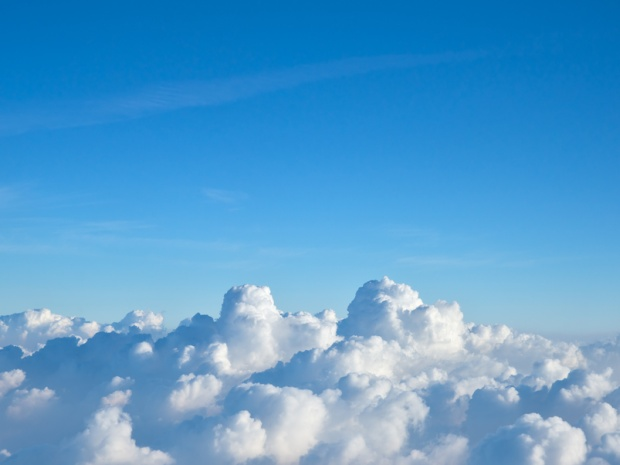
#> input picture image/cloud38.jpg, 620 x 465 px
$ python gg.py
#> lines starting #> are read from the running program, lines starting #| are printed output that depends on the picture
from PIL import Image
img = Image.open("cloud38.jpg")
#> img is the input picture: PIL image 620x465 RGB; mean R, G, B 86.3, 157.4, 206.7

w, h = img.size
#> w = 620; h = 465
imR = Image.new("RGB",(w,h),(0,0,0))
#> imR: PIL image 620x465 RGB; every value is 0
imG = Image.new("RGB",(w,h),(0,0,0))
imB = Image.new("RGB",(w,h),(0,0,0))
imMax = Image.new("RGB",(w,h),(0,0,0))
imMin = Image.new("RGB",(w,h),(0,0,0))
imMean = Image.new("RGB",(w,h),(0,0,0))


for i in range(w):
    for j in range(h):
        r, g, b = img.getpixel((i, j))
        maxi = max(r,g,b)
        mini = min(r,g,b)
        mean = int((r+g+b)//3)
        imR.putpixel((i,j),(r,r,r))
        imG.putpixel((i,j),(g,g,g))
        imB.putpixel((i,j),(b,b,b))
        imMax.putpixel((i,j), (maxi,maxi,maxi))
        imMin.putpixel((i,j), (mini,mini,mini))
        imMean.putpixel((i,j), (mean,mean,mean))
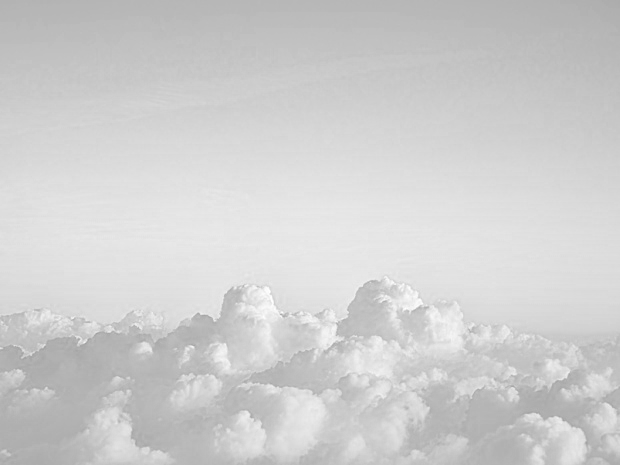
#> imB: PIL image 620x465 RGB; min 161, max 255, mean 206.7
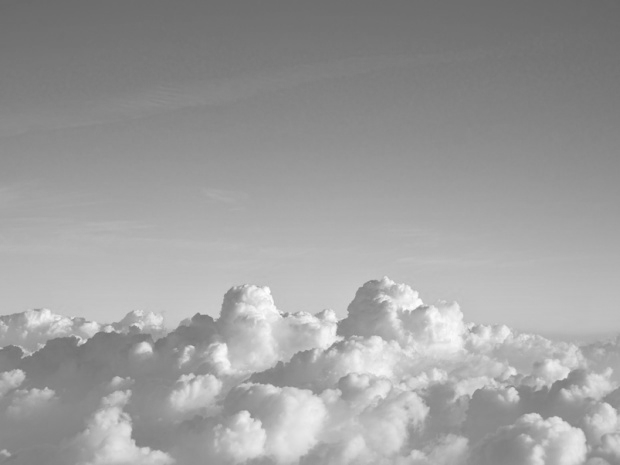
#> imG: PIL image 620x465 RGB; min 103, max 255, mean 157.4
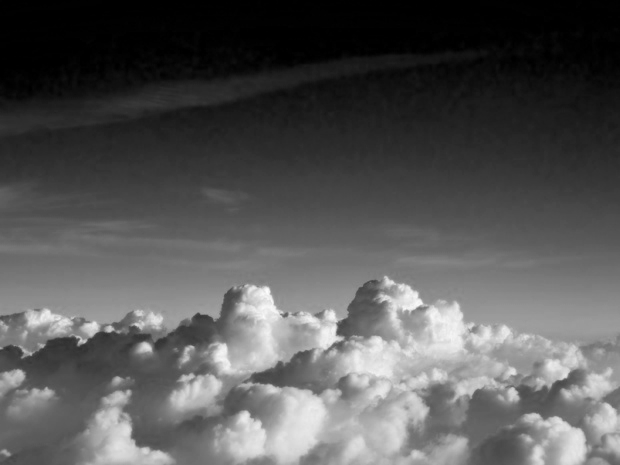
#> imMin: PIL image 620x465 RGB; min 0, max 252, mean 86.3


imMean.save("ImageGavg.jpg")
imMin.save("ImageGang.jpg")
imMax.save("ImageGaxg.jpg")
imR.save("R.jpg")
imG.save("g.jpg")
imB.save("b.jpg")

$ run again, with image/1.jpg copied over image/cloud38.jpg
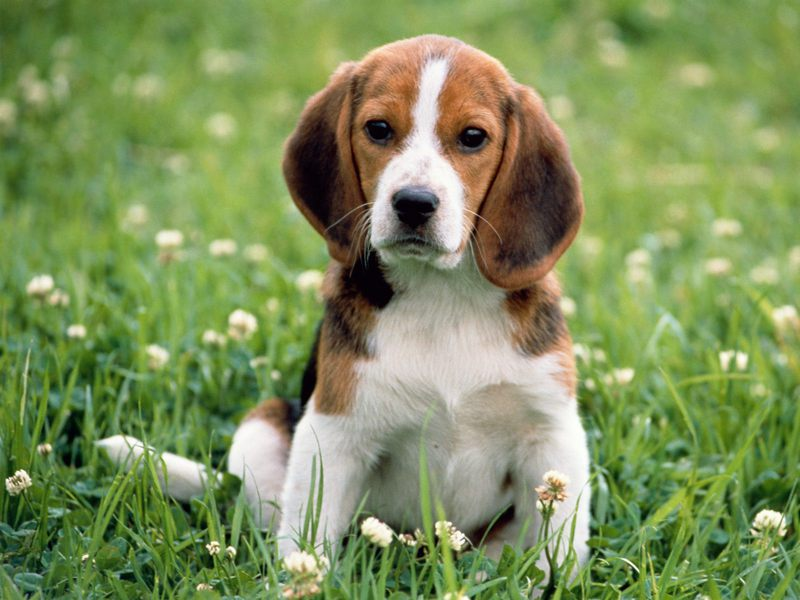
#> input picture image/1.jpg, 800 x 600 px
#> img is the input picture: PIL image 800x600 RGB; mean R, G, B 126.3, 144.6, 91.3
#> after the loop `for i in range(w):`:
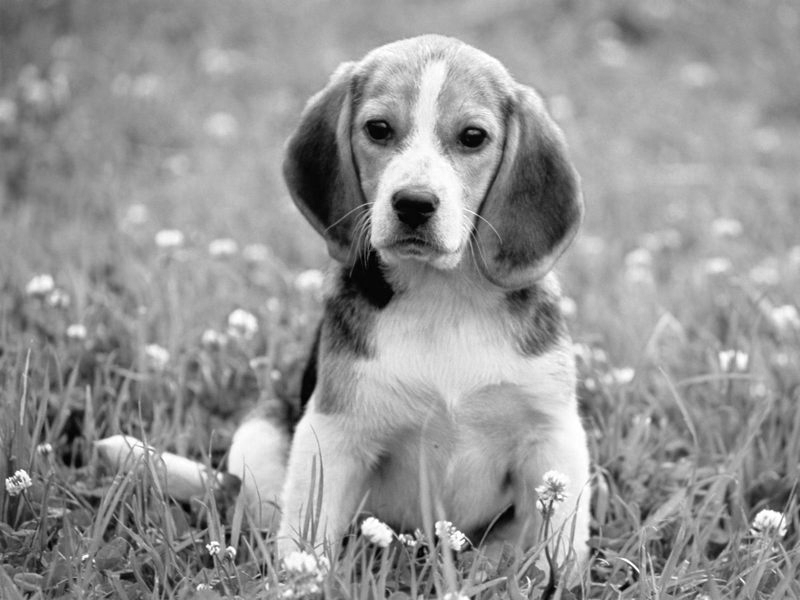
#> imMax: PIL image 800x600 RGB; min 0, max 255, mean 149.1
#> after the loop `for i in range(w):`:
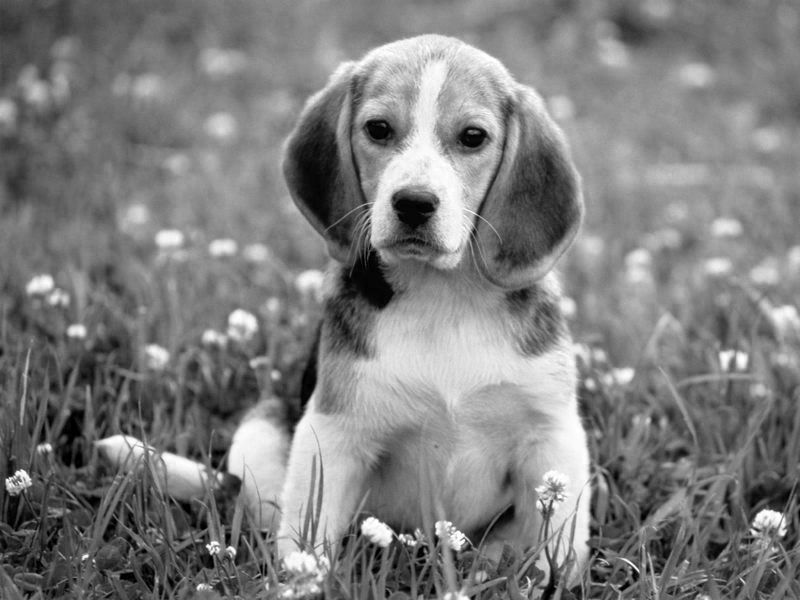
#> imR: PIL image 800x600 RGB; min 0, max 255, mean 126.3

$ run again, with image/2.jpg copied over image/cloud38.jpg
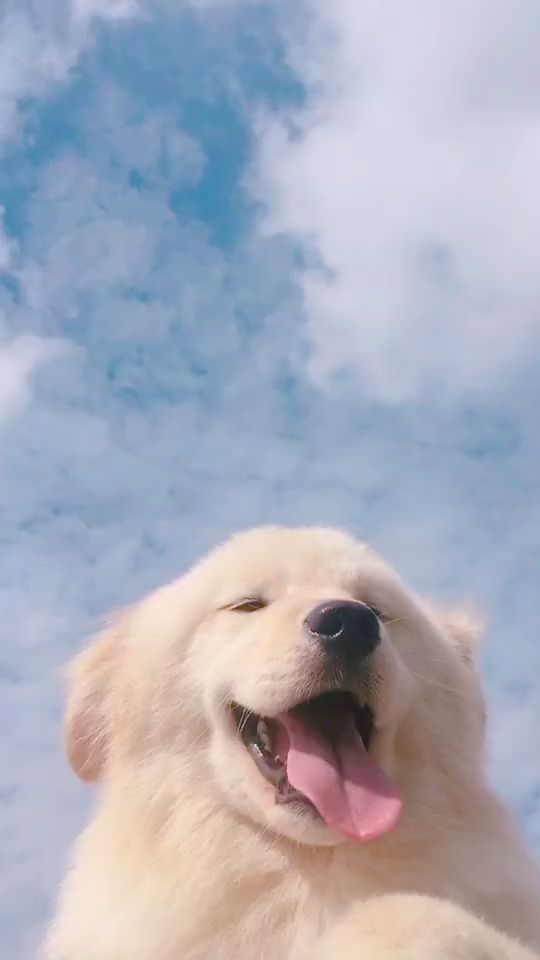
#> input picture image/2.jpg, 540 x 960 px
#> img is the input picture: PIL image 540x960 RGB; mean R, G, B 170.2, 173, 187
#> after the loop `for i in range(w):`:
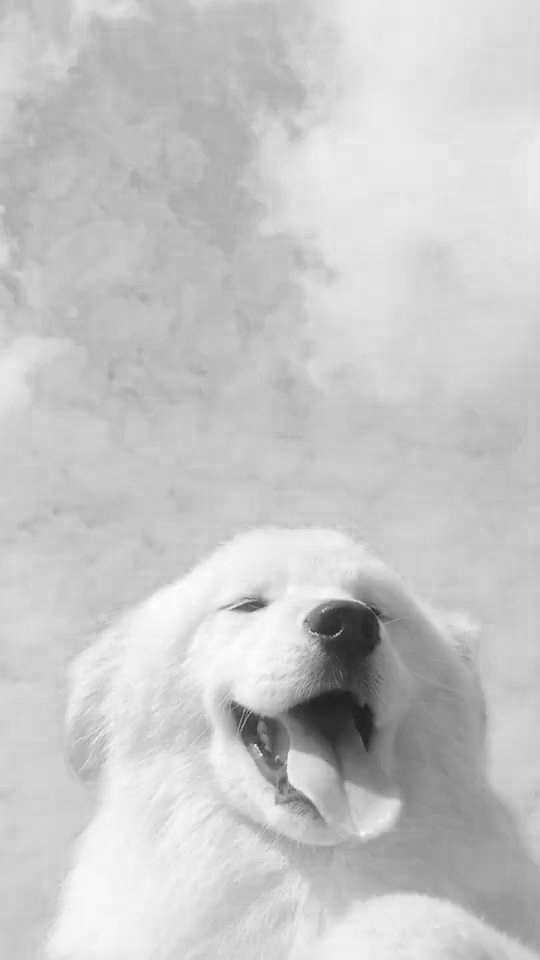
#> imMax: PIL image 540x960 RGB; min 30, max 255, mean 199.4
#> after the loop `for i in range(w):`:
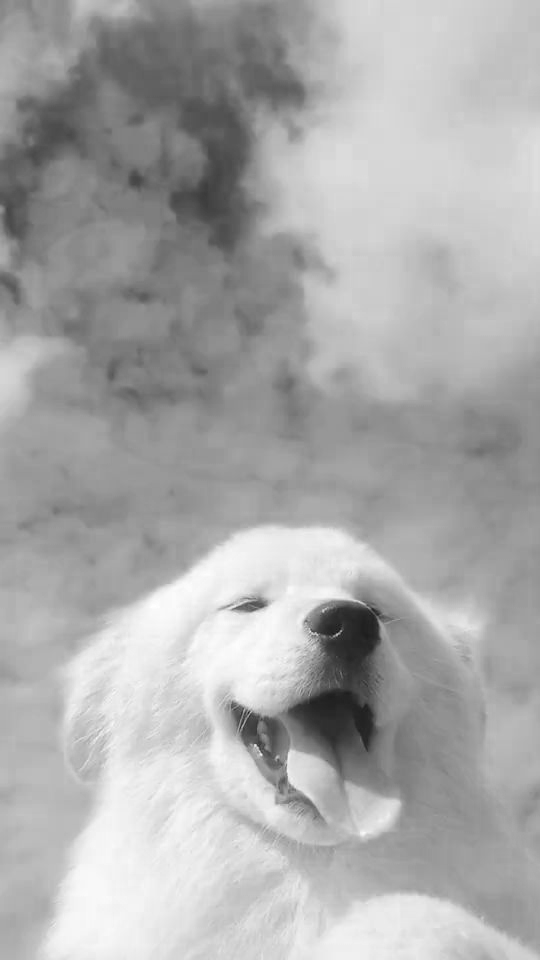
#> imR: PIL image 540x960 RGB; min 23, max 255, mean 170.2

$ run again, with image/4.jpg copied over image/cloud38.jpg
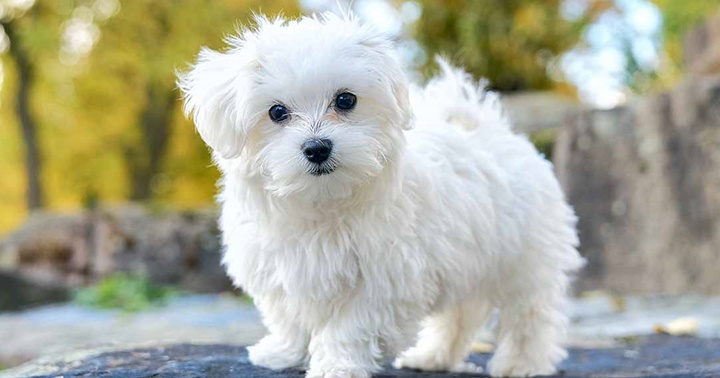
#> input picture image/4.jpg, 720 x 378 px
#> img is the input picture: PIL image 720x378 RGB; mean R, G, B 171.9, 172.4, 154.1
#> after the loop `for i in range(w):`:
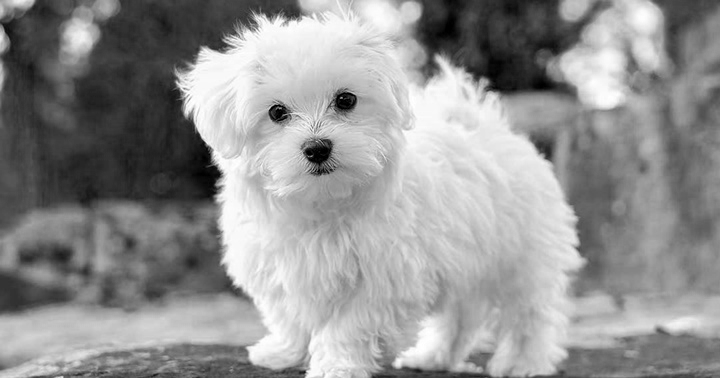
#> imMin: PIL image 720x378 RGB; min 0, max 255, mean 146.8
#> after the loop `for i in range(w):`:
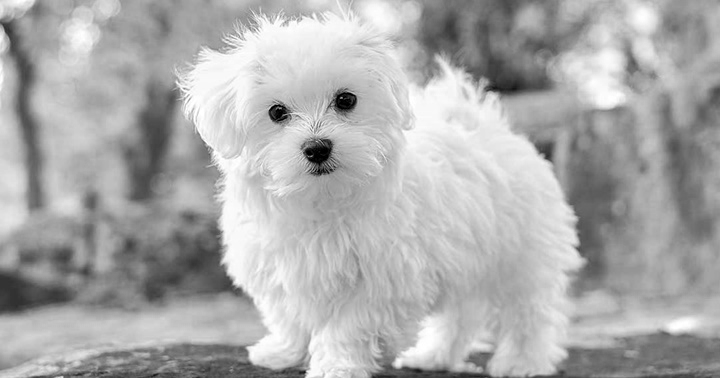
#> imR: PIL image 720x378 RGB; min 0, max 255, mean 171.9
